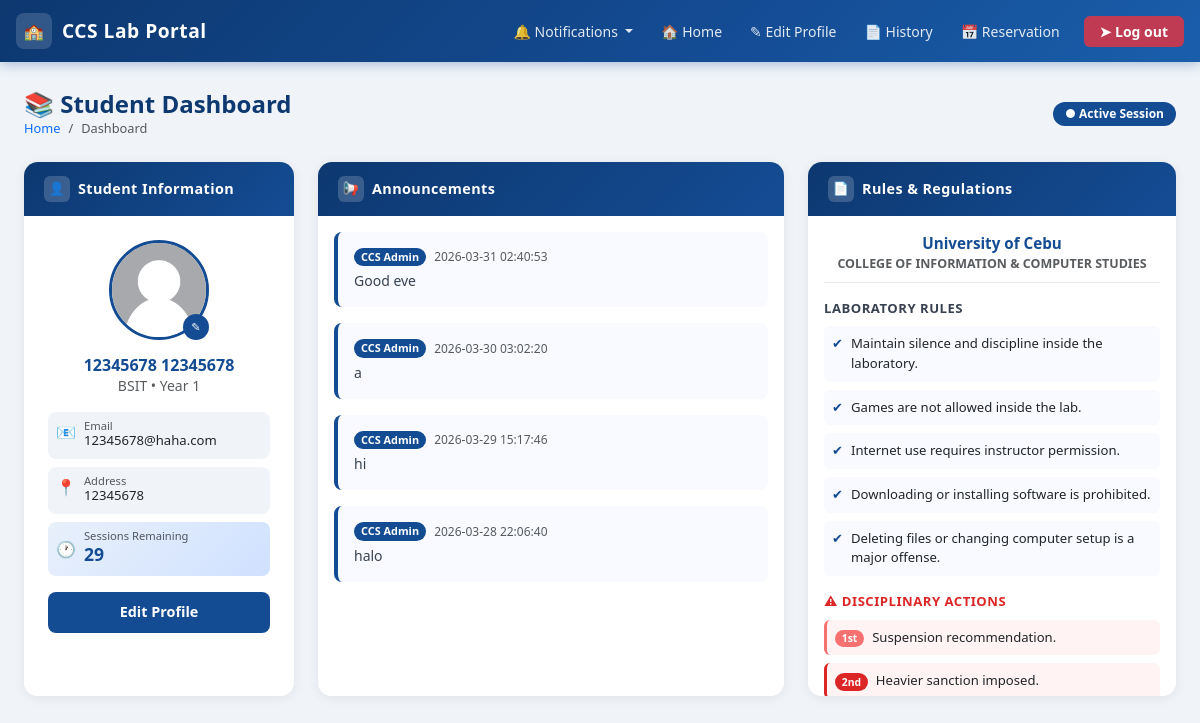
/dashboard (signed in), run on the app's committed database.
### tables this page shows
CREATE TABLE students(
            id INTEGER PRIMARY KEY AUTOINCREMENT,
            id_number TEXT UNIQUE NOT NULL,
            first_name TEXT NOT NULL CHECK(length(first_name) <= 30),
            middle_name TEXT CHECK(length(middle_name) <= 30),
            last_name TEXT NOT NULL CHECK(length(last_name) <= 30),
            course_level INTEGER NOT NULL CHECK(course_level BETWEEN 1 AND 4),
            course TEXT NOT NULL,
            password TEXT NOT NULL,
            email TEXT UNIQUE NOT NULL,
            address TEXT NOT NULL,
            sessions_remaining INTEGER NOT NULL DEFAULT 30 CHECK(sessions_remaining BETWEEN 0 AND 30),
            total_session_used INTEGER NOT NULL DEFAULT 0 CHECK(total_session_used >= 0),
            profile_photo TEXT DEFAULT NULL
            );

CREATE TABLE announcements(
            id INTEGER PRIMARY KEY AUTOINCREMENT,
            content TEXT NOT NULL,
            created_at TIMESTAMP DEFAULT CURRENT_TIMESTAMP     
        );

### app.py (the view)
@app.route("/dashboard")
def dashboard():
    if "user" not in session:
        return redirect(url_for("login"))
    student = view_students(session["user"])
    full_name = f"{student['first_name']} {student['last_name']}"
    profile_photo = student.get("profile_photo") or "default.png"
    course = student['course']
    course_level = student['course_level']
    email = student['email']
    address = student['address']
    sessions_remaining = student['sessions_remaining']
    announcements = get_announcement()
    return render_template("student/dashboard.html",
    name=full_name,
    course=course,
    year=course_level,
    email = email,
    address=address,
    sessions_remaining = sessions_remaining,
    profile_photo=profile_photo,
    announcements = announcements
    )

### database.py (called while the page is built)
def get_db():
    if "db" not in g:
        g.db = sqlite3.connect(
            DATABASE,
            detect_types=sqlite3.PARSE_DECLTYPES,
            timeout=30
        )
        g.db.row_factory = sqlite3.Row
        g.db.execute("PRAGMA journal_mode = WAL")
        g.db.execute("PRAGMA foreign_keys = ON")
    return g.db

### db_helper.py (called while the page is built)
def execute(query, params=(), fetchone=False, fetchall=False, commit=False):
    db = get_db()
    if fetchone and fetchall:
        raise ValueError("Cannot Use Fetchone and Fetchall at the same time!")
    cursor = db.execute(query,params)
    try:
        result = None
        if fetchone:
            row = cursor.fetchone()
            result = dict(row) if row else None
        elif fetchall:
            rows = cursor.fetchall()
            result = [dict(r) for r in rows]
        if commit:
            db.commit()
            return cursor.rowcount
        return result
    except Exception:
        db.rollback()
        raise
    finally:
        cursor.close()

### models/admin_models.py (called while the page is built)
def get_announcement():
    query = "SELECT * FROM announcements ORDER BY created_at DESC"
    return execute(query, fetchall=True)

### models/student_models.py (called while the page is built)
def view_students(id_number):
    query = "SELECT * FROM students WHERE id_number = ?"
    return execute(query, (id_number,), fetchone=True)

### templates/student/dashboard.html (shortened to what this page needs)
{% extends "student/dashboardbase.html" %}
{% block content %}
<div class="page-header d-flex align-items-center justify-content-between flex-wrap gap-2">
  <div>
    <h4>&#128218; Student Dashboard</h4>
    <nav aria-label="breadcrumb">
      <ol class="breadcrumb mb-0">
        <li class="breadcrumb-item"><a href="/dashboard" class="text-decoration-none">Home</a></li>
        <li class="breadcrumb-item active" aria-current="page">Dashboard</li>
      </ol>
    </nav>
  </div>
  <span class="badge rounded-pill" style="background-color:#144c94; font-size:0.75rem; padding:6px 12px;">
    &#9679; Active Session
  </span>
</div>
<div class="row g-4">
  <div class="col-12 col-lg-3">
    <div class="dash-card card">
      <div class="card-header-custom">
        <div class="header-icon">&#128100;</div>
        Student Information
      </div>
      <div class="card-body text-center p-4">
        <div class="position-relative d-inline-block mb-3">
          <img class="rounded-circle border border-3"
               style="width:100px; height:100px; object-fit:cover; border-color:#144c94 !important;"
               src="{{ url_for('static', filename='uploads/' ~ (profile_photo or 'default.png')) }}"
               alt="Profile Photo">
          <a href="/editprofile"
             class="position-absolute bottom-0 end-0 rounded-circle d-flex align-items-center justify-content-center"
             style="width:26px;height:26px;background:#144c94;color:#fff;font-size:0.7rem;text-decoration:none;"
             title="Edit Photo">&#9998;</a>
        </div>
        <h6 class="fw-bold mb-0" style="color:#144c94;">{{ name }}</h6>
        <p class="text-muted small mb-3">{{ course }} &bull; Year {{ year }}</p>
        <div class="d-flex flex-column gap-2 text-start">
          <div class="d-flex align-items-start gap-2 px-2 py-2 rounded-3" style="background:#f0f4f8;">
            <span style="color:#144c94;">&#128231;</span>
            <div>
              <div class="text-muted" style="font-size:0.7rem; line-height:1;">Email</div>
              <div style="font-size:0.82rem; word-break:break-all;">{{ email }}</div>
            </div>
          </div>
          <div class="d-flex align-items-start gap-2 px-2 py-2 rounded-3" style="background:#f0f4f8;">
            <span style="color:#144c94;">&#128205;</span>
            <div>
              <div class="text-muted" style="font-size:0.7rem; line-height:1;">Address</div>
              <div style="font-size:0.82rem;">{{ address }}</div>
            </div>
          </div>
          <div class="d-flex align-items-center gap-2 px-2 py-2 rounded-3"
               style="background: linear-gradient(135deg,#e8f0fb,#d0e1ff);">
            <span style="color:#144c94;">&#128336;</span>
            <div>
              <div class="text-muted" style="font-size:0.7rem; line-height:1;">Sessions Remaining</div>
              <div class="fw-bold" style="color:#144c94; font-size:1.1rem;">{{ sessions_remaining }}</div>
            </div>
          </div>
        </div>
        <a href="/editprofile"
           class="btn btn-sm w-100 mt-3 fw-semibold"
           style="background:#144c94; color:#fff; border-radius:8px;">
          Edit Profile
        </a>
      </div>
    </div>
  </div>
  <div class="col-12 col-lg-5">
    <div class="dash-card card">
      <div class="card-header-custom">
        <div class="header-icon">&#128226;</div>
        Announcements
      </div>
      <div class="card-body p-0">
        <div class="scroll-area p-3" style="max-height:480px;">
          {% for ann in announcements %}
            <div class="mb-3 p-3 rounded-3" style="border-left:4px solid #144c94; background:#f8faff;">
              <div class="d-flex align-items-center gap-2 mb-1">
                <span class="badge rounded-pill"
                      style="background:#144c94; font-size:0.68rem; font-weight:600;">
                  CCS Admin
                </span>
                <span class="text-muted" style="font-size:0.75rem;">{{ ann.created_at }}</span>
              </div>
              <p class="mb-0" style="font-size:0.875rem; color:#374151;">{{ ann.content }}</p>
            </div>
          {% else %}
            <div class="text-center py-5 text-muted">
              <div style="font-size:2.5rem; margin-bottom:8px;">&#128226;</div>
              <p class="mb-0 small">No announcements yet. Check back later!</p>
            </div>
          {% endfor %}
        </div>
      </div>
    </div>
  </div>
  <div class="col-12 col-lg-4">
    <div class="dash-card card">
      <div class="card-header-custom">
        <div class="header-icon">&#128196;</div>
        Rules &amp; Regulations
      </div>
      <div class="card-body p-0">
        <div class="scroll-area p-3" style="max-height:480px;">
          <div class="text-center mb-3 pb-2" style="border-bottom:1px solid #e5e7eb;">
            <p class="fw-bold mb-0" style="color:#144c94; font-size:0.95rem;">University of Cebu</p>
            <p class="text-muted mb-0" style="font-size:0.78rem; font-weight:600;">
              COLLEGE OF INFORMATION &amp; COMPUTER STUDIES
            </p>
          </div>
          <p class="fw-bold mb-2" style="font-size:0.82rem; color:#374151; text-transform:uppercase; letter-spacing:0.5px;">
            Laboratory Rules
          </p>
          <ul class="list-unstyled mb-3" style="font-size:0.82rem;">
            <li class="d-flex gap-2 mb-2 p-2 rounded-2" style="background:#f8faff;">
              <span style="color:#144c94; flex-shrink:0;">&#10004;</span>
              Maintain silence and discipline inside the laboratory.
            </li>
            <li class="d-flex gap-2 mb-2 p-2 rounded-2" style="background:#f8faff;">
              <span style="color:#144c94; flex-shrink:0;">&#10004;</span>
              Games are not allowed inside the lab.
            </li>
            <li class="d-flex gap-2 mb-2 p-2 rounded-2" style="background:#f8faff;">
              <span style="color:#144c94; flex-shrink:0;">&#10004;</span>
              Internet use requires instructor permission.
            </li>
            <li class="d-flex gap-2 mb-2 p-2 rounded-2" style="background:#f8faff;">
              <span style="color:#144c94; flex-shrink:0;">&#10004;</span>
              Downloading or installing software is prohibited.
            </li>
            <li class="d-flex gap-2 mb-2 p-2 rounded-2" style="background:#f8faff;">
              <span style="color:#144c94; flex-shrink:0;">&#10004;</span>
              Deleting files or changing computer setup is a major offense.
            </li>
          </ul>
          <p class="fw-bold mb-2" style="font-size:0.82rem; color:#dc2626; text-transform:uppercase; letter-spacing:0.5px;">
            &#9888; Disciplinary Actions
          </p>
          <div class="d-flex flex-column gap-2" style="font-size:0.82rem;">
            <div class="p-2 rounded-2 d-flex gap-2 align-items-start"
                 style="background:#fff3f3; border-left:3px solid #f87171;">
              <span class="badge rounded-pill"
                    style="background:#f87171; font-size:0.65rem; white-space:nowrap; margin-top:2px;">1st</span>
              Suspension recommendation.
            </div>
            <div class="p-2 rounded-2 d-flex gap-2 align-items-start"
                 style="background:#fff3f3; border-left:3px solid #dc2626;">
              <span class="badge rounded-pill"
                    style="background:#dc2626; font-size:0.65rem; white-space:nowrap; margin-top:2px;">2nd</span>
              Heavier sanction imposed.
            </div>
          </div>
        </div>
      </div>
    </div>
  </div>
</div>
{% endblock %}

### static/css/style.css (style rules this page uses)
body { background-color: #f0f4ff; font-family: 'Inter', sans-serif; min-height: 100vh; }
.btn { border-radius: 8px; font-weight: 600; padding: 0.55rem 1.4rem; font-size: 0.9rem; }

### templates/student/dashboardbase.html (style rules this page uses)
:root { --uc-blue: #144c94; --uc-blue-dark: #0d3870; --uc-blue-light: #1a5eab; --sidebar-width: 260px; }
body { background-color: #f0f4f8; font-family: 'Segoe UI', system-ui, -apple-system, sans-serif; min-height: 100vh; }
.page-header { margin-bottom: 1.5rem; }
.page-header h4 { color: var(--uc-blue-dark); font-weight: 700; margin: 0; }
.page-header .breadcrumb { font-size: 0.8rem; margin: 0; }
.dash-card { border: none; border-radius: 14px; box-shadow: 0 2px 12px rgba(0,0,0,0.07); overflow: hidden; height: 100%; }
.dash-card .card-header-custom { background: linear-gradient(135deg, var(--uc-blue-dark), var(--uc-blue)); color: #fff; padding: 14px 20px; font-weight: 700; font-size: 0.9rem; letter-spacing: 0.4px; display: flex; align-items: center; gap: 8px; }
.dash-card .card-header-custom .header-icon { width: 26px; height: 26px; background: rgba(255,255,255,0.18); border-radius: 6px; display: flex; align-items: center; justify-content: center; font-size: 0.8rem; }
.dash-card .card-body { padding: 1.25rem 1.5rem; background: #fff; }
.scroll-area { overflow-y: auto; scrollbar-width: thin; scrollbar-color: #cdd5e0 transparent; }

### data on the page
students: course "BSIT", email "12345678@haha.com", address "12345678"
announcements: created_at "2026-03-31 02:40:53", content "Good eve"
announcements: created_at "2026-03-30 03:02:20", content "a"
announcements: created_at "2026-03-29 15:17:46", content "hi"
announcements: created_at "2026-03-28 22:06:40", content "halo"

### other printed values
{{ name }} "12345678 12345678"
{{ year }} "1"
{{ sessions_remaining }} "29"
